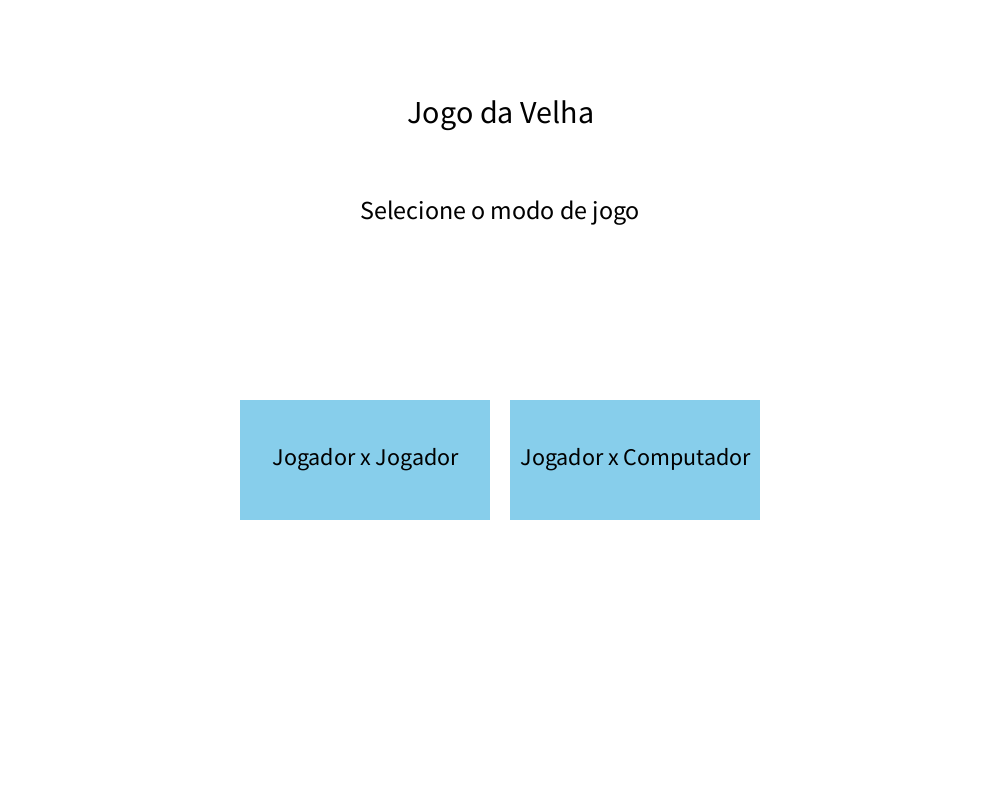
Frame 1 (no input)
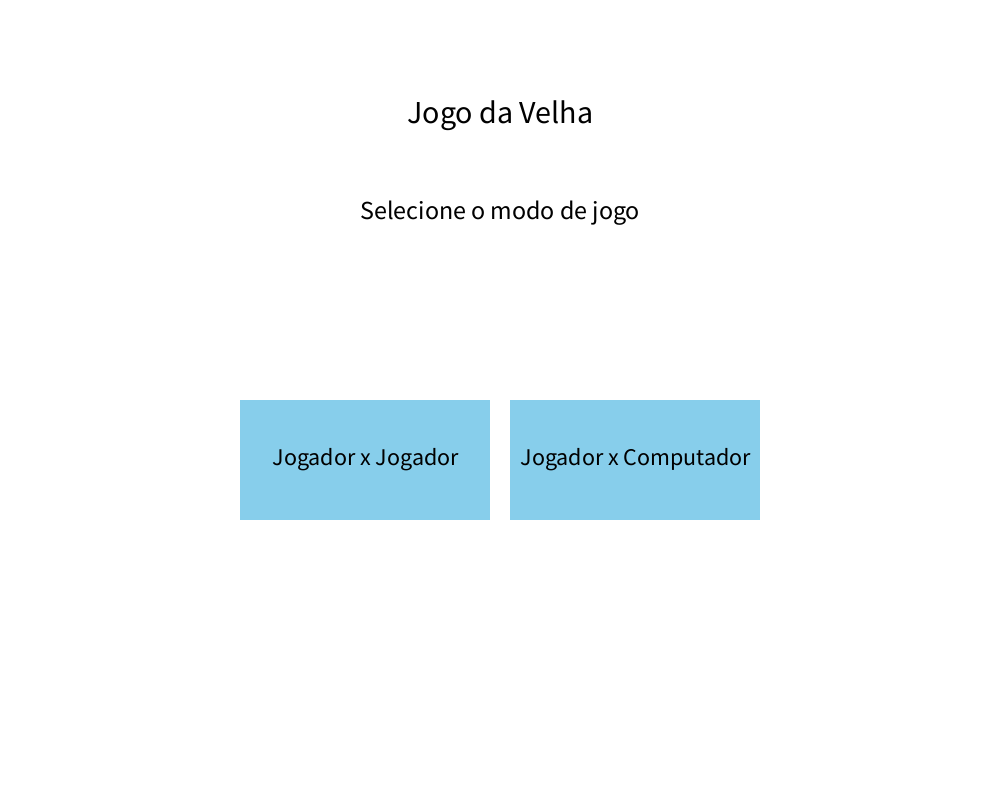
Frame 60 (the mouse pressed at the canvas centre just before this capture)
Frame 120 (the mouse held since frame 60 and released just before this capture): identical to frame 60, image omitted

The Processing sketch that drew these frames (run headless with seeded random() and noise(); from frame 60 on, the mouse is pressed at the canvas centre):

// Processing sketch: jogo_da_velha
// ── jogo_da_velha.pde
import java.util.Arrays;

int screen = 1;
int player = 1;
int match = 0;
JSONObject[] board;
JSONObject[] playerWins;
boolean playerMode;
boolean playerTurn = true;
boolean matchOver = false;
String message = "";

boolean waitMatch = false, waitGame = false, waitCpu = false;
int startTimeMatch = 0, startTimeGame = 0, startTimeCpu = 0;

int player1Rgb = 255;
int[] player2Rgb = new int[3];

float btnPlayerX, btnPlayerY, btnCompX, btnCompY, btnWidth = 250, btnHeight = 120; // Botoes
int btnBackPosition = 30, btnBackWidth = 80, btnBackHeight = 40;

float horLineY1 = 150, horLineY2 = 650, firstLineHorX = 400, secondLineHorX = 600; // Linhas HORIZONTAIS
float verLineX1 = 250, verLineX2 = 750, firstLineVerY = 300, secondLineVerY = 500; // Linhas VERTICAIS

void setup() {
  size(1000, 800);
  frameRate(24);
  textAlign(CENTER, TOP);
  
  btnPlayerX = (width/2)-(btnWidth+10);
  btnPlayerY = height/2;
  btnCompX = (width/2)+10;
  btnCompY = height/2;
}

void draw() {
  switch(screen) {
    case 1: firstScreen(); break;
    case 2: secondScreen(); break;
    default: firstScreen(); break;
  }
}

void mousePressed() {
  // Clicks da PRIMEIRA tela
  if (screen == 1) {
    // Iniciar partida contra Jogador
    if (mouseX > btnPlayerX && mouseX < btnPlayerX + btnWidth &&
        mouseY > btnPlayerY && mouseY < btnPlayerY + btnHeight) {
      screen = 2;
      playerMode = true;
      initializeGame();
    }
    
    // Iniciar partida contra Computador
    if (mouseX > btnCompX && mouseX < btnCompX + btnWidth &&
        mouseY > btnCompY && mouseY < btnCompY + btnHeight) {
      screen = 2;
      playerMode = false;
      initializeGame();
    }
    return;
  }
  
  // Clicks da SEGUNDA tela
  if (screen == 2 && !waitMatch) {
    // Voltar para tela inicial
    if (mouseX > btnBackPosition && mouseX < btnBackPosition + btnBackWidth &&
        mouseY > btnBackPosition && mouseY < btnBackPosition + btnBackHeight) {
      screen = 1;
    }
    // A1
    if (mouseX > verLineX1 && mouseX < firstLineHorX &&
        mouseY > horLineY1 && mouseY < firstLineVerY) {
      if (!board[0].getBoolean("status") && playerTurn) {
        board[0].setBoolean("status", true);
        board[0].setInt("player", player);
        matchStatus();
        player = player == 1 ? 2 : 1;
        defineTurn();
        changeColor();
      }
    }
    
    // A2
    if (mouseX > firstLineHorX && mouseX < secondLineHorX &&
        mouseY > horLineY1 && mouseY < firstLineVerY) {
      if (!board[1].getBoolean("status") && playerTurn) {
        board[1].setBoolean("status", true);
        board[1].setInt("player", player);
        matchStatus();
        player = player == 1 ? 2 : 1;
        playerTurn = playerMode == true ? true : false;
        defineTurn();
        changeColor();
      }
    }
    
    // A3
    if (mouseX > secondLineHorX && mouseX < verLineX2 &&
        mouseY > horLineY1 && mouseY < firstLineVerY) {
      if (!board[2].getBoolean("status") && playerTurn) {
        board[2].setBoolean("status", true);
        board[2].setInt("player", player);
        matchStatus();
        player = player == 1 ? 2 : 1;
        playerTurn = playerMode == true ? true : false;
        defineTurn();
        changeColor();
      }
    }
    
    // B1
    if (mouseX > verLineX1 && mouseX < firstLineHorX &&
        mouseY > firstLineVerY && mouseY < secondLineVerY) {
      if (!board[3].getBoolean("status") && playerTurn) {
        board[3].setBoolean("status", true);
        board[3].setInt("player", player);
        matchStatus();
        player = player == 1 ? 2 : 1;
        playerTurn = playerMode == true ? true : false;
        defineTurn();
        changeColor();
      }
    }
    
    // B2
    if (mouseX > firstLineHorX && mouseX < secondLineHorX &&
        mouseY > firstLineVerY && mouseY < secondLineVerY) {
      if (!board[4].getBoolean("status") && playerTurn) {
        board[4].setBoolean("status", true);
        board[4].setInt("player", player);
        matchStatus();
        player = player == 1 ? 2 : 1;
        playerTurn = playerMode == true ? true : false;
        defineTurn();
        changeColor();
      }
    }
    
    // B3
    if (mouseX > secondLineHorX && mouseX < verLineX2 &&
        mouseY > firstLineVerY && mouseY < secondLineVerY) {
      if (!board[5].getBoolean("status") && playerTurn) {
        board[5].setBoolean("status", true);
        board[5].setInt("player", player);
        matchStatus();
        player = player == 1 ? 2 : 1;
        playerTurn = playerMode == true ? true : false;
        defineTurn();
        changeColor();
      }
    }
    
    // C1
    if (mouseX > verLineX1 && mouseX < firstLineHorX &&
        mouseY > secondLineVerY && mouseY < horLineY2) {
      if (!board[6].getBoolean("status") && playerTurn) {
        board[6].setBoolean("status", true);
        board[6].setInt("player", player);
        matchStatus();
        player = player == 1 ? 2 : 1;
        playerTurn = playerMode == true ? true : false;
        defineTurn();
        changeColor();
      }
    }
    
    // C2
    if (mouseX > firstLineHorX && mouseX < secondLineHorX &&
        mouseY > secondLineVerY && mouseY < horLineY2) {
      if (!board[7].getBoolean("status") && playerTurn) {
        board[7].setBoolean("status", true);
        board[7].setInt("player", player);
        matchStatus();
        player = player == 1 ? 2 : 1;
        playerTurn = playerMode == true ? true : false;
        defineTurn();
        changeColor();
      }
    }
    
    // C3
    if (mouseX > secondLineHorX && mouseX < verLineX2 &&
        mouseY > secondLineVerY && mouseY < horLineY2) {
      if (!board[8].getBoolean("status") && playerTurn) {
        board[8].setBoolean("status", true);
        board[8].setInt("player", player);
        matchStatus();
        player = player == 1 ? 2 : 1;
        playerTurn = playerMode == true ? true : false;
        defineTurn();
        changeColor();
      }
    }
  }
}

void changeColor() {
  if (player == 1) {
    player1Rgb = 255;    
    player2Rgb[0] = 0;
    player2Rgb[1] = 0;
    player2Rgb[2] = 0;
    return;
  }
  
  player1Rgb = 0;
  player2Rgb[0] = 135;
  player2Rgb[1] = 206;
  player2Rgb[2] = 235;
}

void drawMark(String position, int currentPlayer) {
  float positionX = 0;
  float positionY = 0;
  
  switch (position) {
    case "a1":
        positionX = verLineX1+(firstLineHorX-verLineX1)/2; // 250+(400-250)/2 = 325
        positionY = horLineY1+(firstLineVerY-horLineY1)/2; // 150+(300-150)/2 = 225
        break;
    case "a2":
        positionX = firstLineHorX+(secondLineHorX-firstLineHorX)/2;
        positionY = horLineY1+(firstLineVerY-horLineY1)/2;
        break;
    case "a3":
        positionX = secondLineHorX+(verLineX2-secondLineHorX)/2;
        positionY = horLineY1+(firstLineVerY-horLineY1)/2;
        break;
    case "b1":
        positionX = verLineX1+(firstLineHorX-verLineX1)/2;
        positionY = firstLineVerY+(secondLineVerY-firstLineVerY)/2;
        break;
    case "b2":
        positionX = firstLineHorX+(secondLineHorX-firstLineHorX)/2;
        positionY = firstLineVerY+(secondLineVerY-firstLineVerY)/2;
        break;
    case "b3":
        positionX = secondLineHorX+(verLineX2-secondLineHorX)/2;
        positionY = firstLineVerY+(secondLineVerY-firstLineVerY)/2;
        break;
    case "c1":
        positionX = verLineX1+(firstLineHorX-verLineX1)/2;
        positionY = secondLineVerY+(horLineY2-secondLineVerY)/2;
        break;
    case "c2":
        positionX = firstLineHorX+(secondLineHorX-firstLineHorX)/2;
        positionY = secondLineVerY+(horLineY2-secondLineVerY)/2;
        break;
    case "c3":
        positionX = secondLineHorX+(verLineX2-secondLineHorX)/2;
        positionY = secondLineVerY+(horLineY2-secondLineVerY)/2;
        break;
  }
  
  if (currentPlayer == 1) {
    noFill();
    stroke(255, 0, 0);
    ellipse(positionX, positionY, 80, 80);
    return;
  }
  
  strokeWeight(5);
  stroke(135, 206, 235);
  line(positionX-45, positionY-45, positionX+35, positionY+35); // a1 = 280, 180, 360, 260 
  
  strokeWeight(5);
  stroke(135, 206, 235);
  line(positionX+35, positionY-45, positionX-45, positionY+35); // a1 = 360, 180, 280, 260 
}

void initializeBoard() {
  board = new JSONObject[9];
  
  for (int i = 0; i < board.length; i++) {
    board[i] = new JSONObject();
    String localization = "a" + (i+1);
    if (i > 2) localization = "b" + (i-2);
    if (i > 5) localization = "c" + (i-5);
    board[i].setString("localization", localization);
    board[i].setBoolean("status", false);
    board[i].setInt("player", 0);
  }
}

void initializeMatch() {
  match++;
  initializeBoard();
  matchOver = false;
}

void initializeGame() {
  match = 0;
  initializeMatch();
  inicializePlayersWins();
}

void inicializePlayersWins() {
  playerWins = new JSONObject[2];
  
  playerWins[0] = new JSONObject();
  playerWins[0].setInt("player", 1);
  playerWins[0].setInt("wins", 0);
  
  playerWins[1] = new JSONObject();
  playerWins[1].setInt("player", 2);
  playerWins[1].setInt("wins", 0);
}

boolean checkMatchWinner() {
  // Verificar linhas e colunas
  for (int i = 0; i < 3; i++) {
    int lineEl1 = i * 3;
    int lineEl2 = lineEl1+1;
    int lineEl3 = lineEl1+2;
    
    int columnEl1 = i;
    int columnEl2 = i+3;
    int columnEl3 = i+6;
    
    boolean samePlayer = 
      // Verficar linhas se e o mesmo jogador
      (board[lineEl1].getInt("player") == board[lineEl2].getInt("player") && 
      board[lineEl2].getInt("player") == board[lineEl3].getInt("player")) ||
      // Verificar coluna se e o mesmo jogador
      (board[columnEl1].getInt("player") == board[columnEl2].getInt("player") && 
      board[columnEl2].getInt("player") == board[columnEl3].getInt("player"));
      
    boolean allMarked = 
      // Verificar se toda a linha esta com status true
      (board[lineEl1].getBoolean("status") && 
      board[lineEl2].getBoolean("status") && 
      board[lineEl3].getBoolean("status")) ||
      // Verificar se toda a coluna esta com status true
      (board[columnEl1].getBoolean("status") && 
      board[columnEl2].getBoolean("status") && 
      board[columnEl3].getBoolean("status"));
      
    if (allMarked && samePlayer) return true;
  }
  
  // Verficar diagonais
  boolean samePlayerDiagonals = 
    // Verficar primeira diagonal se e o mesmo jogador
      (board[0].getInt("player") == board[4].getInt("player") && 
      board[4].getInt("player") == board[8].getInt("player")) ||
      // Verificar segunda diagonal se e o mesmo jogador
      (board[2].getInt("player") == board[4].getInt("player") && 
      board[4].getInt("player") == board[6].getInt("player"));
      
  boolean allMarkedDiagonals = 
      // Verificar se toda a primeira diagonal esta com status true
      (board[0].getBoolean("status") && 
      board[4].getBoolean("status") && 
      board[8].getBoolean("status")) ||
      // Verificar se toda a segunda diagonal esta com status true
      (board[2].getBoolean("status") && 
      board[4].getBoolean("status") && 
      board[6].getBoolean("status"));
      
  if (allMarkedDiagonals && samePlayerDiagonals) return true;
  
  return false;
}

void checkGameWinner() {
  if (playerWins[player-1].getInt("wins") == 3) {
    message = "Jogador " + player + " ganhou o jogo!!!";
    waitGame = true;
    startTimeGame = millis();
  }
}

void matchStatus() {
  boolean winner = checkMatchWinner();
  
  if (winner) {
    message = "Jogador " + player + " ganhou a " + match + "º partida";
    playerWins[player-1].setInt("wins", playerWins[player-1].getInt("wins") + 1);
    checkGameWinner();
    waitMatch = true;
    startTimeMatch = millis();
    matchOver = true;
    
    return;
  }
  
  boolean allMarked = board[0].getBoolean("status") && board[1].getBoolean("status") &&
      board[2].getBoolean("status") && board[3].getBoolean("status") &&
      board[4].getBoolean("status") && board[5].getBoolean("status") &&
      board[6].getBoolean("status") && board[7].getBoolean("status") &&
      board[8].getBoolean("status");
  
  if (allMarked) {
    message = "Empate!";
    waitMatch = true;
    startTimeMatch = millis();
    matchOver = true;
  }
}

void defineTurn() {
  if (playerMode == true) {
    playerTurn = true;
    waitCpu = false;
    startTimeCpu = 0;
    return;
  }
  
  playerTurn = false;
  waitCpu = true;
  startTimeCpu = millis();
}

void cpuChoice() {
  while(true) {
    int position = int(random(0, 8));
    
    if (!board[position].getBoolean("status")) {
      board[position].setBoolean("status", true);
      board[position].setInt("player", player);
      matchStatus();
      player = player == 1 ? 2 : 1;
      playerTurn = true;
      changeColor();
      break;
    }
  }
}

void firstScreen() {
  background(255, 255, 255);
  
  textSize(32);
  fill(0);
  text("Jogo da Velha", width/2, 100);
  
  textSize(26);
  fill(0);
  text("Selecione o modo de jogo", width/2, 200);
  
  fill(135, 206, 235);
  noStroke();
  rect(btnPlayerX, btnPlayerY, btnWidth, btnHeight);
  textSize(24);
  fill(0);
  text("Jogador x Jogador", btnPlayerX+(btnWidth/2), btnPlayerY+(btnHeight/2.5));
  
  fill(135, 206, 235);
  noStroke();
  rect(btnCompX, btnCompY, btnWidth, btnHeight);
  textSize(24);
  fill(0);
  text("Jogador x Computador", btnCompX+(btnWidth/2), btnCompY+(btnHeight/2.5));
}

void secondScreen() {
  background(255, 255, 255);
  
  fill(0);
  noStroke();
  rect(btnBackPosition, btnBackPosition, btnBackWidth, btnBackHeight);
  textSize(16);
  fill(255, 255, 255);
  text("Voltar", btnBackPosition+(btnBackWidth/2), btnBackPosition+(btnBackHeight/2.5));
  
  // Primeira linha horizontal
  strokeWeight(5);
  stroke(0);
  line(firstLineHorX, horLineY1, firstLineHorX, horLineY2);
  
  // Primeira linha vertical
  strokeWeight(5);
  stroke(0);
  line(verLineX1, firstLineVerY, verLineX2, firstLineVerY);
  
  // Segunda linha horizontal
  strokeWeight(5);
  stroke(0);
  line(secondLineHorX, horLineY1, secondLineHorX, horLineY2);
  
  // Segunda linha vertical
  strokeWeight(5);
  stroke(0);
  line(verLineX1, secondLineVerY, verLineX2, secondLineVerY);
  
  for (int i = 0; i < board.length; i++) {
    if (board[i].getBoolean("status")) {
      drawMark(board[i].getString("localization"), board[i].getInt("player"));
    }
  }
  
  textSize(24);
  fill(0);
  text(message, width/2, 80);
  
  textSize(26);
  fill(player1Rgb, 0, 0);
  text("Jogador 1", 100, (height/2)-20);
  
  textSize(26);
  fill(player1Rgb, 0, 0);
  text(playerWins[0].getInt("wins"), 100, (height/2)+15);
  
  textSize(26);
  fill(player2Rgb[0], player2Rgb[1], player2Rgb[2]);
  text("Jogador 2", width-100, (height/2)-20);
  
  textSize(26);
  fill(player2Rgb[0], player2Rgb[1], player2Rgb[2]);
  text(playerWins[1].getInt("wins"), width-100, (height/2) + 15); 
  
  if (waitMatch && millis() - startTimeMatch >= 2000) {
    initializeMatch();
    message = "";
    waitMatch = false;
    startTimeMatch = 0;
  }
  
  if (waitGame && millis() - startTimeGame >= 2000) {
    initializeGame();
    message = "";
    waitGame = false;
    startTimeGame = 0;
  }
  
  if (waitCpu && millis() - startTimeCpu >= 1000 && !matchOver) {
    cpuChoice();
    waitCpu = false;
    startTimeCpu = 0;
  }
}
